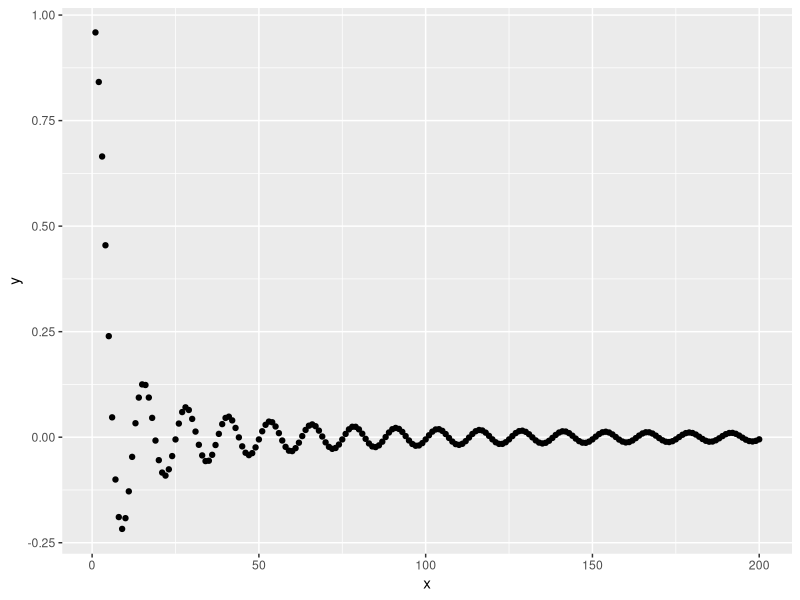

Here is the R script that generated this plot:
library(ggplot2)

x <- 1:200
f <- x/2
y <- sin(f)/f

df <- data.frame(x)

ggplot(data = df) +
       aes(x=x, y=y) +
       geom_point()
